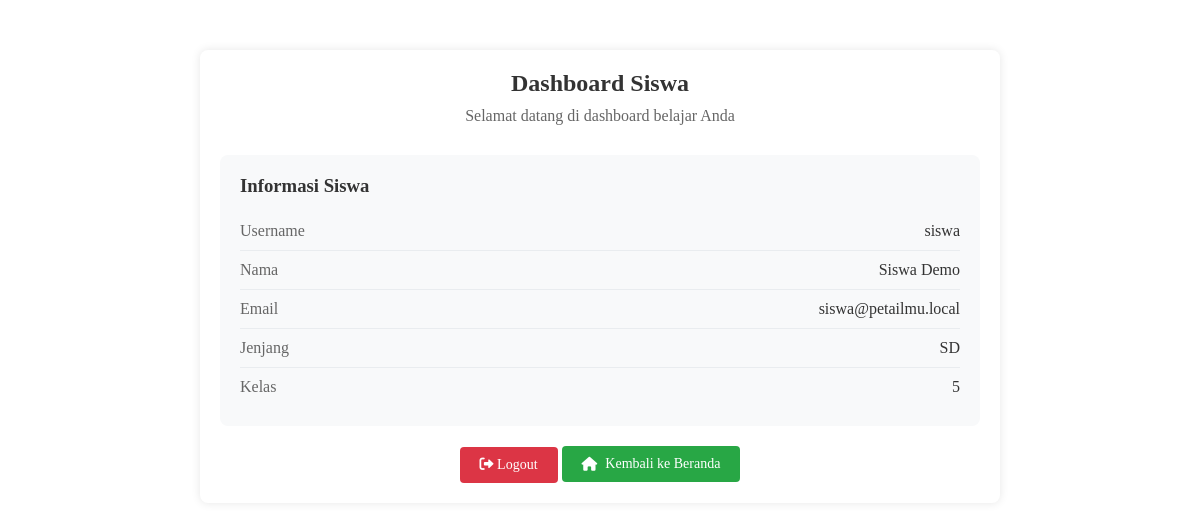
/siswa_dashboard.php (signed in), run on the app's committed database.
### tables this page shows
CREATE TABLE students (
    id INT AUTO_INCREMENT PRIMARY KEY,
    username VARCHAR(50) NOT NULL UNIQUE,
    nama VARCHAR(255) NOT NULL,
    email VARCHAR(255) DEFAULT NULL,
    password VARCHAR(255) NOT NULL,
    jenjang ENUM('sd', 'smp', 'sma') NOT NULL,
    kelas VARCHAR(50) NOT NULL,
    created_at TIMESTAMP DEFAULT CURRENT_TIMESTAMP
);

### config/database.php (called while the page is built)
<?php
class Database {
    private $host = 'localhost';
    private $dbname = 'peta_ilmu';
    private $username = 'root';
    private $password = '';
    private $charset = 'utf8mb4';
    private $pdo;
    public function __construct() {
        try {
            $dsn = "mysql:host=$this->host;dbname=$this->dbname;charset=$this->charset";
            $options = [
                PDO::ATTR_ERRMODE => PDO::ERRMODE_EXCEPTION,
                PDO::ATTR_DEFAULT_FETCH_MODE => PDO::FETCH_ASSOC,
                PDO::ATTR_EMULATE_PREPARES => false,
            ];
            $this->pdo = new PDO($dsn, $this->username, $this->password, $options);
        } catch (PDOException $e) {
            error_log('Database Connection Error: ' . $e->getMessage());
            throw new PDOException('Could not connect to the database.');
        }
    }
    public function getConnection() {
        return $this->pdo;
    }
}
?>

### classes/StudentManager.php (called while the page is built, shortened)
<?php
require_once 'config/database.php';
class StudentManager {
    private $pdo;
    public function __construct() {
        $db = new Database();
        $this->pdo = $db->getConnection();
    }
    public function getStudentById($id) {
        try {
            $query = "SELECT id, username, nama, email, jenjang, kelas FROM students WHERE id = :id";
            $stmt = $this->pdo->prepare($query);
            $stmt->bindParam(':id', $id);
            $stmt->execute();
            return $stmt->fetch(PDO::FETCH_ASSOC);
        } catch (PDOException $e) {
            error_log('Student Query Error: ' . $e->getMessage());
            throw new Exception('Failed to get student: ' . $e->getMessage());
        }
    }
}
?>

### siswa_dashboard.php (the view, shortened to what this page needs)
<?php
require_once 'config/database.php';
require_once 'classes/StudentManager.php';
$studentManager = new StudentManager();
try {
    $student = $studentManager->getStudentById($_SESSION['student_id']);
} catch (Exception $e) {
    error_log('Dashboard Error: ' . $e->getMessage());
    $student = null;
}
?>
<!DOCTYPE html>
<html lang="id">
<head>
    <link rel="stylesheet" href="stylemain.css" />
    <link rel="stylesheet" href="https://cdnjs.cloudflare.com/ajax/libs/font-awesome/6.0.0/css/all.min.css" />
</head>
<body>
    <div class="dashboard-container">
        <div class="dashboard-header">
            <h2>Dashboard Siswa</h2>
            <p class="welcome-message">Selamat datang di dashboard belajar Anda</p>
        </div>
        <?php if ($student): ?>
        <div class="student-info">
            <h3>Informasi Siswa</h3>
            <div class="info-row">
                <span class="info-label">Username</span>
                <span class="info-value"><?php echo htmlspecialchars($student['username']); ?></span>
            </div>
            <div class="info-row">
                <span class="info-label">Nama</span>
                <span class="info-value"><?php echo htmlspecialchars($student['nama']); ?></span>
            </div>
            <div class="info-row">
                <span class="info-label">Email</span>
                <span class="info-value"><?php echo htmlspecialchars($student['email'] ?? '-'); ?></span>
            </div>
            <div class="info-row">
                <span class="info-label">Jenjang</span>
                <span class="info-value"><?php echo strtoupper(htmlspecialchars($student['jenjang'])); ?></span>
            </div>
            <div class="info-row">
                <span class="info-label">Kelas</span>
                <span class="info-value"><?php echo htmlspecialchars($student['kelas']); ?></span>
            </div>
        </div>
        <?php endif; ?>
        <div class="nav-area">
            <a href="logout.php?type=student" class="logout-btn">
                <i class="fas fa-sign-out-alt"></i> Logout
            </a>
            <a href="index.php" class="nav-home-btn">
                <i class="fas fa-home"></i> Kembali ke Beranda
            </a>
        </div>
    </div>
</body>
</html>

### stylemain.css (style rules this page uses)
* { margin: 0; padding: 0; box-sizing: border-box; }
:root { --primary-color: #3498db; --secondary-color: #2c3e50; --accent-color: #e74c3c; --light-color: #f8f9fa; --dark-color: #343a40; --gray-color: #6c757d; --light-gray: #e9ecef; --success-color: #28a745; --warning-color: #ffc107; --info-color: #17a2b8; --hover-primary: #2980b9; --section-padding: 80px 0; --section-padding-mobile: 50px 0; --border-radius: 8px; --box-shadow: 0 5px 15px rgba(0, 0, 0, 0.1); --transition: all 0.3s ease; }
body { overflow-x: hidden; }
* { max-width: 100%; box-sizing: border-box; }

### siswa_dashboard.php (style rules this page uses)
.dashboard-container { max-width: 800px; margin: 50px auto; padding: 20px; background: #fff; border-radius: 8px; box-shadow: 0 0 10px rgba(0, 0, 0, 0.1); }
.dashboard-header { text-align: center; margin-bottom: 30px; }
.dashboard-header h2 { color: #333; margin-bottom: 10px; }
.welcome-message { color: #666; font-size: 16px; }
.student-info { background: #f8f9fa; padding: 20px; border-radius: 8px; margin-bottom: 20px; }
.student-info h3 { margin-bottom: 15px; color: #333; }
.info-row { display: flex; justify-content: space-between; padding: 10px 0; border-bottom: 1px solid #e9ecef; }
.info-row:last-child { border-bottom: none; }
.info-label { font-weight: 500; color: #666; }
.info-value { color: #333; }
.logout-btn { display: inline-block; background: #dc3545; color: #fff; text-decoration: none; padding: 10px 20px; border-radius: 4px; font-size: 14px; font-weight: 500; transition: background-color 0.3s ease; }
.nav-area { text-align: center; margin-top: 20px; }
.nav-home-btn { background: #28a745; color: #fff; text-decoration: none; padding: 10px 20px; border-radius: 4px; font-size: 14px; font-weight: 500; transition: background-color 0.3s ease; display: inline-flex; align-items: center; gap: 8px; }

### data on the page
students: username "siswa", nama "Siswa Demo", email "siswa@petailmu.local", jenjang "SD", kelas "5"
